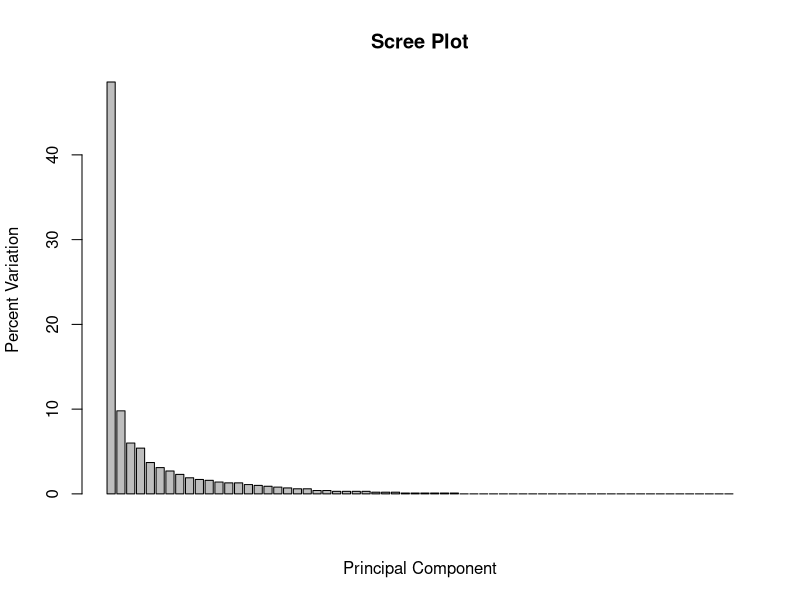
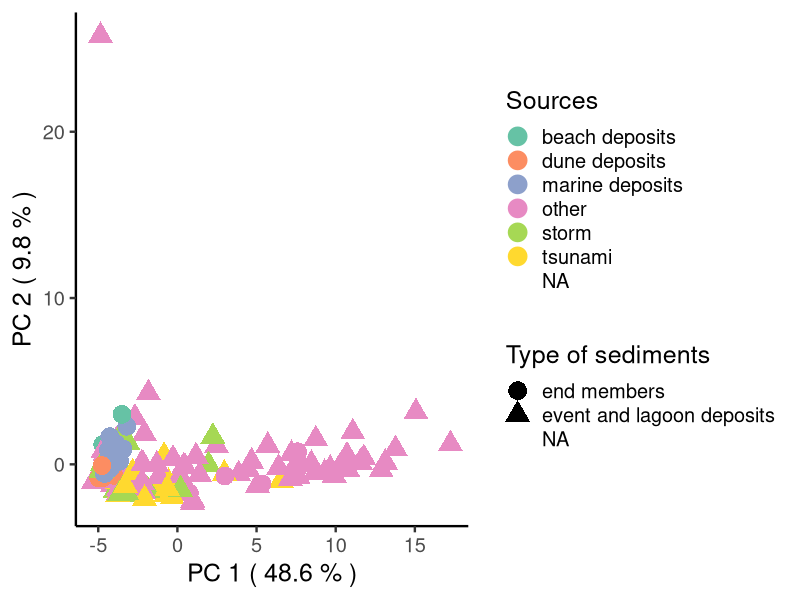
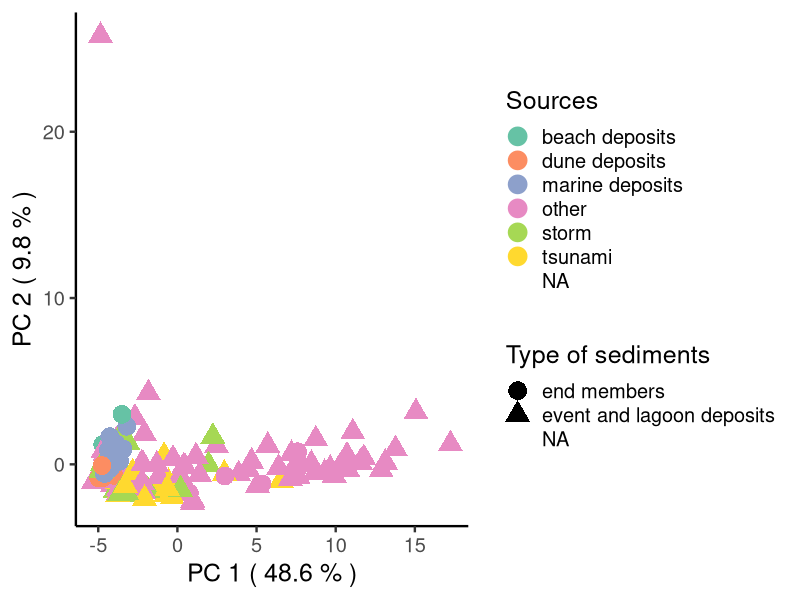

The R script that drew these images, in order:
library(readxl)
library(tidyverse)
library(ggplot2)
library(RColorBrewer)
library(ggsci)


df <- read_excel("input/tsunastorm_geochemistry.xlsx")

metadata <- read.csv("input/metadata.csv")

df2PCA <- df %>% column_to_rownames(var="Sample_name")

#Perform PCA
pca <- prcomp(df2PCA, scale=TRUE)

#calculate percent variation per PC
pca.var <- pca$sdev^2
pca.var.per <- round(pca.var/sum(pca.var)*100, 1)
barplot(pca.var.per, main="Scree Plot", xlab="Principal Component", ylab="Percent Variation")

pca.data <- data.frame(Sample_name=rownames(pca$x),
                       X=pca$x[,1],
                       Y=pca$x[,2])

merged <- right_join(metadata, pca.data)

PCA_plot <- ggplot(data=merged, aes(x=X, y=Y, shape=Type_general, color = Type_details)) +
  geom_point(size=6) +
  theme_classic(base_size = 18) +
  guides(shape = guide_legend(title = "Type of sediments")) +
  guides(color = guide_legend(title = "Sources")) + 
  xlab(paste("PC 1 (", pca.var.per[1], "% )" )) +
  ylab(paste("PC 2 (", pca.var.per[2], "% )" )) +
  scale_colour_brewer(palette = 'Set2')
PCA_plot

#calculate PCs loadings
PC1_loading_scores <- pca$rotation[,1]
PC2_loading_scores <- pca$rotation[,2]

PC1_loading_scores
PC2_loading_scores

#save plot file
ggsave("geochemistry_PCA.png", plot = PCA_plot, bg = "white", width = 20, height = 10.4, device = "png", path = "output")
